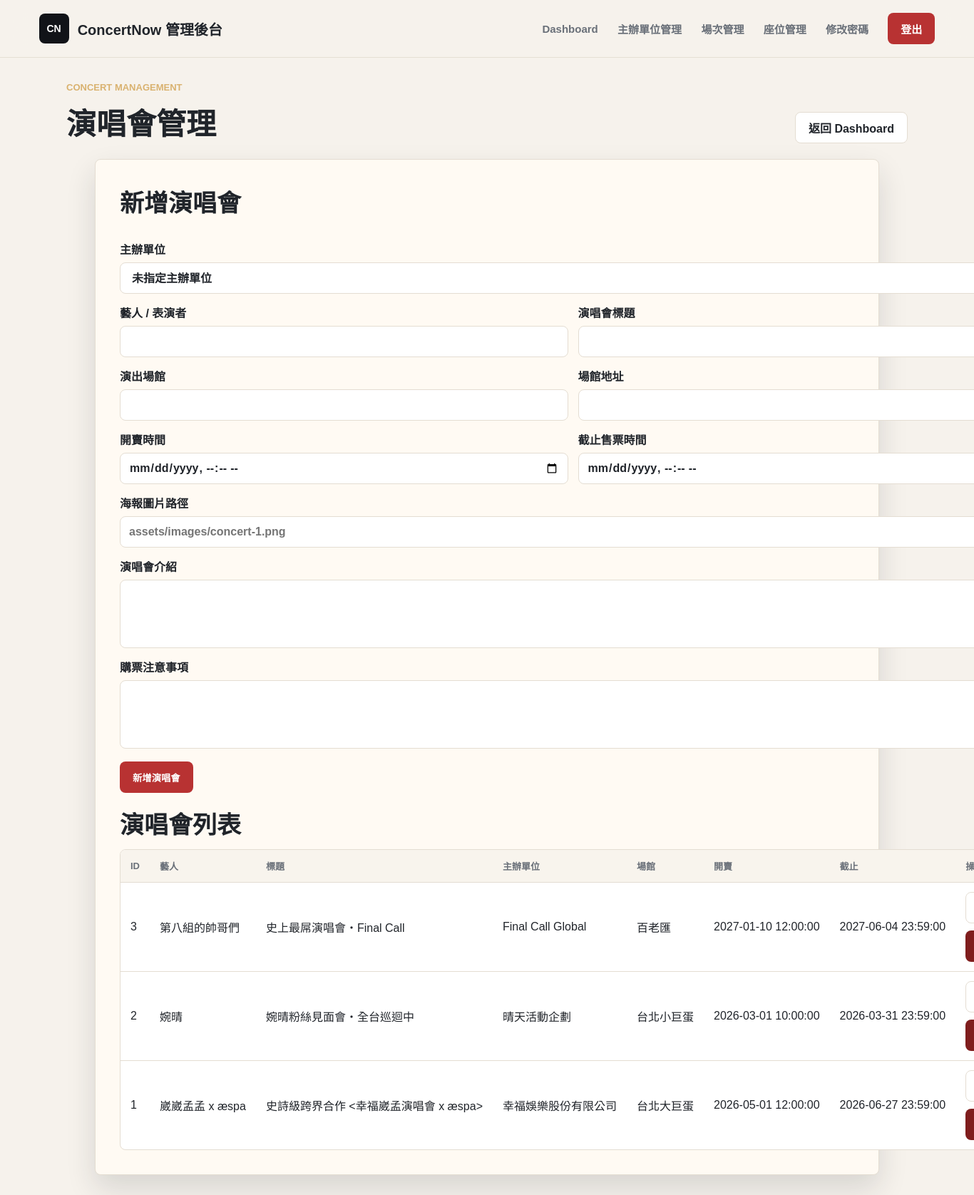
/manager/concerts.php (signed in), run on the app's committed database.
### tables this page shows
CREATE TABLE Concert (
    concert_id INT AUTO_INCREMENT PRIMARY KEY,
    organizer_id INT NULL,                           
    artist VARCHAR(100) NOT NULL,                     
    title VARCHAR(255) NOT NULL,                      
    venue VARCHAR(100) NOT NULL,                      
    concert_address VARCHAR(255) NOT NULL,                    
    image VARCHAR(255),                               
    sale_start DATETIME NOT NULL,                     
    sale_end DATETIME NOT NULL,                       
    description TEXT,                                 
    notice TEXT,                                      
    created_at TIMESTAMP DEFAULT CURRENT_TIMESTAMP,
    FOREIGN KEY (organizer_id) REFERENCES Organizer(organizer_id) ON DELETE SET NULL
);

CREATE TABLE Organizer (
    organizer_id INT AUTO_INCREMENT PRIMARY KEY,
    organizer_name VARCHAR(100) NOT NULL UNIQUE,
    contact_person VARCHAR(100) NULL,
    contact_email VARCHAR(100) NULL,
    contact_phone VARCHAR(30) NULL,
    organizer_address VARCHAR(255) NULL,
    note TEXT NULL,
    created_at TIMESTAMP DEFAULT CURRENT_TIMESTAMP,
    updated_at TIMESTAMP DEFAULT CURRENT_TIMESTAMP ON UPDATE CURRENT_TIMESTAMP
);

### includes/manager_auth.php (called while the page is built, shortened)
<?php
function h($value)
{
    return htmlspecialchars((string) $value, ENT_QUOTES, 'UTF-8');
}

### manager/concerts.php (the view, shortened to what this page needs)
<?php
require_once __DIR__ . '/../includes/manager_auth.php';
require_once __DIR__ . '/../includes/db_config.php';
$errors = [];
$concerts = [];
$editConcert = null;
$dbReady = $pdo instanceof PDO;
$addressColumn = 'address';
function detectConcertAddressColumn($connection)
{
    try {
        $columns = $connection->query('SHOW COLUMNS FROM Concert')->fetchAll();
    } catch (PDOException $exception) {
        error_log('Detect Concert columns failed: ' . $exception->getMessage());
        return 'address';
    }
    $columnNames = array_map(function ($column) {
        return $column['Field'];
    }, $columns);
    if (in_array('concert_address', $columnNames, true)) {
        return 'concert_address';
    }
    return 'address';
}
if (!$dbReady) {
    $errors[] = '目前無法連線資料庫，請確認 MySQL 與 includes/db_config.php 設定。';
} else {
    $addressColumn = detectConcertAddressColumn($pdo);
}
if ($dbReady) {
    try {
        $sql = "SELECT c.concert_id, c.organizer_id, c.artist, c.title, c.venue, c.{$addressColumn} AS address,
                       c.image, c.sale_start, c.sale_end, c.description, c.notice,
                       o.organizer_name
                FROM Concert c
                LEFT JOIN Organizer o ON o.organizer_id = c.organizer_id
                ORDER BY concert_id DESC";
        $stmt = $pdo->query($sql);
        $concerts = $stmt->fetchAll();
    } catch (PDOException $exception) {
        error_log('Fetch concerts failed: ' . $exception->getMessage());
        $errors[] = '讀取演唱會列表失敗，請稍後再試。';
    }
}
$isEditing = is_array($editConcert);
$formTitle = $isEditing ? '編輯演唱會' : '新增演唱會';
$formData = [
    'organizer_id' => $isEditing ? ($editConcert['organizer_id'] ?? '') : ($_POST['organizer_id'] ?? ''),
    'artist' => $isEditing ? ($editConcert['artist'] ?? '') : ($_POST['artist'] ?? ''),
    'title' => $isEditing ? ($editConcert['title'] ?? '') : ($_POST['title'] ?? ''),
    'venue' => $isEditing ? ($editConcert['venue'] ?? '') : ($_POST['venue'] ?? ''),
    'address' => $isEditing ? ($editConcert['address'] ?? '') : ($_POST['address'] ?? ''),
    'image' => $isEditing ? ($editConcert['image'] ?? '') : ($_POST['image'] ?? ''),
    'sale_start' => $isEditing ? concertDateTimeInputValue($editConcert['sale_start'] ?? '') : ($_POST['sale_start'] ?? ''),
    'sale_end' => $isEditing ? concertDateTimeInputValue($editConcert['sale_end'] ?? '') : ($_POST['sale_end'] ?? ''),
    'description' => $isEditing ? ($editConcert['description'] ?? '') : ($_POST['description'] ?? ''),
    'notice' => $isEditing ? ($editConcert['notice'] ?? '') : ($_POST['notice'] ?? ''),
];
?>
<!doctype html>
<html lang="zh-Hant">
<head>
    <link rel="stylesheet" href="../assets/css/style.css">
</head>
<body>
    <header class="site-header">
        <a class="brand" href="/concert_system/manager/dashboard.php" aria-label="ConcertNow 管理後台">
            <span class="brand-mark">CN</span>
            <span>ConcertNow 管理後台</span>
        </a>
        <nav class="main-nav" aria-label="管理功能">
            <a href="/concert_system/manager/dashboard.php">Dashboard</a>
            <a href="/concert_system/manager/organizers.php">主辦單位管理</a>
            <a href="/concert_system/manager/shows.php">場次管理</a>
            <a href="/concert_system/manager/seats.php">座位管理</a>
            <a href="/concert_system/manager/change_password.php">修改密碼</a>
            <a class="login-button" href="/concert_system/manager/logout.php">登出</a>
        </nav>
    </header>
    <main class="concert-section manager-concerts">
        <div class="section-title">
            <div>
                <p>Concert Management</p>
                <h2>演唱會管理</h2>
            </div>
            <a class="secondary-action" href="/concert_system/manager/dashboard.php">返回 Dashboard</a>
        </div>
        <section class="placeholder-card concerts-panel">
            <div class="concerts-layout">
                <form class="concert-form" method="post" action="/concert_system/manager/concerts.php">
                    <h1><?= h($formTitle) ?></h1>
                    <div class="concert-form-grid">
                        <label class="field-wide">
                            主辦單位
                            <select name="organizer_id" <?= !$dbReady ? 'disabled' : '' ?>>
                                <option value="">未指定主辦單位</option>
                            </select>
                        </label>
                        <label>
                            藝人 / 表演者
                            <input type="text" name="artist" value="<?= h($formData['artist']) ?>" required maxlength="100" <?= !$dbReady ? 'disabled' : '' ?>>
                        </label>
                        <label>
                            演唱會標題
                            <input type="text" name="title" value="<?= h($formData['title']) ?>" required maxlength="150" <?= !$dbReady ? 'disabled' : '' ?>>
                        </label>
                        <label>
                            演出場館
                            <input type="text" name="venue" value="<?= h($formData['venue']) ?>" required maxlength="100" <?= !$dbReady ? 'disabled' : '' ?>>
                        </label>
                        <label>
                            場館地址
                            <input type="text" name="address" value="<?= h($formData['address']) ?>" required maxlength="255" <?= !$dbReady ? 'disabled' : '' ?>>
                        </label>
                        <label>
                            開賣時間
                            <input type="datetime-local" name="sale_start" value="<?= h($formData['sale_start']) ?>" required <?= !$dbReady ? 'disabled' : '' ?>>
                        </label>
                        <label>
                            截止售票時間
                            <input type="datetime-local" name="sale_end" value="<?= h($formData['sale_end']) ?>" required <?= !$dbReady ? 'disabled' : '' ?>>
                        </label>
                        <label class="field-wide">
                            海報圖片路徑
                            <input type="text" name="image" value="<?= h($formData['image']) ?>" placeholder="assets/images/concert-1.png" maxlength="255" <?= !$dbReady ? 'disabled' : '' ?>>
                        </label>
                        <label class="field-wide">
                            演唱會介紹
                            <textarea name="description" maxlength="2000" <?= !$dbReady ? 'disabled' : '' ?>><?= h($formData['description']) ?></textarea>
                        </label>
                        <label class="field-wide">
                            購票注意事項
                            <textarea name="notice" maxlength="1000" <?= !$dbReady ? 'disabled' : '' ?>><?= h($formData['notice']) ?></textarea>
                        </label>
                    </div>
                    <div class="concert-actions">
                        <button class="placeholder-link" type="submit" <?= !$dbReady ? 'disabled' : '' ?>>
                            <?= $isEditing ? '更新演唱會' : '新增演唱會' ?>
                        </button>
                    </div>
                </form>
                <div>
                    <h1>演唱會列表</h1>
                    <div class="table-wrap">
                        <?php if ($concerts): ?>
                            <table class="concert-table">
                                <thead>
                                    <tr>
                                        <th>ID</th>
                                        <th>藝人</th>
                                        <th>標題</th>
                                        <th>主辦單位</th>
                                        <th>場館</th>
                                        <th>開賣</th>
                                        <th>截止</th>
                                        <th>操作</th>
                                    </tr>
                                </thead>
                                <tbody>
                                    <?php foreach ($concerts as $concert): ?>
                                        <tr>
                                            <td><?= h($concert['concert_id']) ?></td>
                                            <td><?= h($concert['artist']) ?></td>
                                            <td><?= h($concert['title']) ?></td>
                                            <td><?= h($concert['organizer_name'] ?? '未指定') ?></td>
                                            <td><?= h($concert['venue']) ?></td>
                                            <td><?= h($concert['sale_start']) ?></td>
                                            <td><?= h($concert['sale_end']) ?></td>
                                            <td>
                                                <div class="table-actions">
                                                    <a class="secondary-action" href="/concert_system/manager/concerts.php?edit_id=<?= h($concert['concert_id']) ?>">編輯</a>
                                                    <form method="post" action="/concert_system/manager/concerts.php" onsubmit="return confirm('確定要刪除此演唱會嗎？相關場次與座位可能會一起被刪除。');">
                                                        <button class="danger-action" type="submit">刪除</button>
                                                    </form>
                                                </div>
                                            </td>
                                        </tr>
                                    <?php endforeach; ?>
                                </tbody>
                            </table>
                        <?php else: ?>
                            <div class="empty-row">目前沒有演唱會資料。</div>
                        <?php endif; ?>
                    </div>
                </div>
            </div>
        </section>
    </main>
</body>
</html>

### assets/css/style.css (style rules this page uses)
:root { --bg: #f6f2ec; --surface: #fffaf3; --text: #20242a; --muted: #6a7079; --line: #e4ddd2; --accent: #b83232; --accent-dark: #8f2323; --ink: #111318; --shadow: 0 18px 40px rgba(31, 35, 40, 0.14); }
* { box-sizing: border-box; }
html { scroll-behavior: smooth; }
body { margin: 0; min-height: 100vh; background: var(--bg); color: var(--text); font-family: "PingFang TC", "Noto Sans TC", "Microsoft JhengHei", Arial, sans-serif; }
a { color: inherit; text-decoration: none; }
.site-header { position: sticky; top: 0; z-index: 20; display: flex; align-items: center; justify-content: space-between; gap: 24px; width: 100%; padding: 18px clamp(18px, 4vw, 56px); background: rgba(246, 242, 236, 0.92); border-bottom: 1px solid rgba(228, 221, 210, 0.9); backdrop-filter: blur(16px); }
.brand { display: inline-flex; align-items: center; gap: 12px; font-size: 20px; font-weight: 800; letter-spacing: 0; }
.brand-mark { display: inline-grid; place-items: center; width: 42px; height: 42px; color: #fff; background: var(--ink); border-radius: 8px; font-size: 14px; }
.main-nav { display: flex; align-items: center; gap: clamp(12px, 2vw, 28px); color: var(--muted); font-size: 15px; font-weight: 700; }
.login-button, .primary-action, .ticket-link, .secondary-action, .disabled-action, .seat-zone-action, .show-select-action, .placeholder-link, .auth-submit { display: inline-flex; align-items: center; justify-content: center; min-height: 44px; padding: 0 18px; border: 0; border-radius: 8px; background: var(--accent); color: #fff; font-weight: 800; cursor: pointer; }
.secondary-action { border: 1px solid var(--line); background: #fff; color: var(--text); }
.slide-kicker, .section-title p { margin: 0 0 10px; color: #d9b26f; font-size: 13px; font-weight: 900; letter-spacing: 0; text-transform: uppercase; }
.concert-section { width: min(1180px, calc(100% - 32px)); margin: 64px auto 72px; }
.section-title { display: flex; align-items: end; justify-content: space-between; gap: 20px; margin-bottom: 22px; }
.section-title h2 { margin: 0; color: var(--text); font-size: clamp(28px, 4vw, 42px); letter-spacing: 0; }
.placeholder-card { width: min(620px, 100%); padding: 34px; border: 1px solid var(--line); border-radius: 8px; background: var(--surface); box-shadow: var(--shadow); }
.placeholder-card h1 { margin: 0 0 12px; font-size: 34px; }
.danger-action { border-color: #e2b4b4; color: #9a2525; font-size: 17px; }

### manager/concerts.php (style rules this page uses)
.manager-concerts { margin-top: 34px; }
.concerts-panel { width: 100%; max-width: 1100px; margin: 0 auto; }
.concerts-layout, .concert-form { display: grid; gap: 18px; }
.concert-form-grid { display: grid; grid-template-columns: repeat(2, minmax(0, 1fr)); gap: 14px; }
.concert-form label { display: grid; gap: 7px; font-weight: 800; }
.concert-form input, .concert-form select, .concert-form textarea { width: 100%; min-height: 44px; padding: 10px 12px; border: 1px solid var(--line); border-radius: 8px; background: #fff; color: var(--text); font: inherit; }
.concert-form textarea { min-height: 96px; resize: vertical; }
.field-wide { grid-column: 1 / -1; }
.concert-actions, .table-actions { display: flex; flex-wrap: wrap; gap: 10px; align-items: center; }
.table-wrap { overflow-x: auto; border: 1px solid var(--line); border-radius: 8px; background: #fff; }
.concert-table { width: 100%; min-width: 800px; border-collapse: collapse; }
.concert-table th, .concert-table td { padding: 13px 14px; border-bottom: 1px solid var(--line); text-align: left; vertical-align: middle; white-space: nowrap; }
.concert-table th { background: #f8f4ed; color: var(--muted); font-size: 13px; font-weight: 900; }
.concert-table tr:last-child td { border-bottom: 0; }
.danger-action { display: inline-flex; align-items: center; justify-content: center; min-height: 44px; padding: 0 18px; border: 0; border-radius: 8px; background: #7f1d1d; color: #fff; font-weight: 800; cursor: pointer; }

### data on the page
concert: concert_id "3", artist "第八組的帥哥們", title "史上最屌演唱會・Final Call", organizer.organizer_name "Final Call Global", venue "百老匯", sale_start "2027-01-10 12:00:00", sale_end "2027-06-04 23:59:00"
concert: concert_id "2", artist "婉晴", title "婉晴粉絲見面會・全台巡迴中", organizer.organizer_name "晴天活動企劃", venue "台北小巨蛋", sale_start "2026-03-01 10:00:00", sale_end "2026-03-31 23:59:00"
concert: concert_id "1", artist "崴崴孟孟 x æspa", title "史詩級跨界合作 <幸福崴孟演唱會 x æspa>", organizer.organizer_name "幸福娛樂股份有限公司", venue "台北大巨蛋", sale_start "2026-05-01 12:00:00", sale_end "2026-06-27 23:59:00"

### other printed values
$formTitle "新增演唱會"
